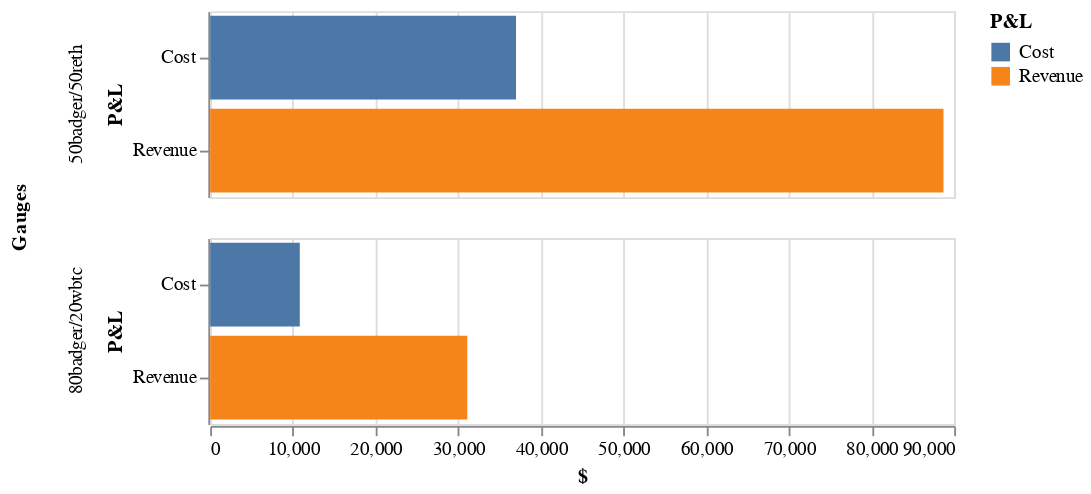

This figure's notebook cell:
### Code cell
# Incentives ROI visual
chart = pnl_visuals(
    VISUAL_LABELS,
    [badger_to_bribe * badger_price, remaining_bribe * badger_price],
    [
        pool_earnings_badger_wbtc * pool_capture_badger_wbtc,
        pool_earnings_badger_reth * pool_capture_badger_reth,
    ],
)
chart.properties(height=100)

### Figure 1 — Vega-Lite specification as saved in the notebook (floating-point values rounded to 4 significant figures)
{"config": {"view": {"continuousWidth": 400, "continuousHeight": 300}}, "data": {"name": "data-d0a97247f4dfea149ca3f6b35919a006"}, "mark": "bar", "encoding": {"color": {"field": "P&L", "type": "nominal"}, "row": {"field": "Gauges", "type": "nominal"}, "x": {"field": "$", "type": "quantitative"}, "y": {"field": "P&L", "type": "nominal"}}, "height": 100, "transform": [{"fold": ["Cost", "Revenue"], "as": ["P&L", "$"]}], "$schema": "https://vega.github.io/schema/vega-lite/v4.17.0.json", "datasets": {"data-d0a97247f4dfea149ca3f6b35919a006": [{"Gauges": "80badger/20wbtc", "Cost": 10840.0, "Revenue": 31100.0}, {"Gauges": "50badger/50reth", "Cost": 37000.0, "Revenue": 88700.0}]}}
